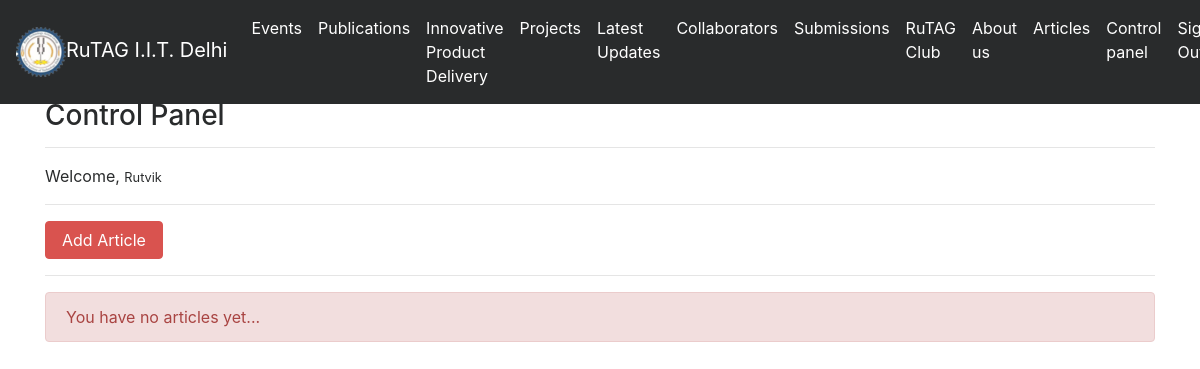
The page /articles/dashboard/ (signed in) on the database as committed earlier.
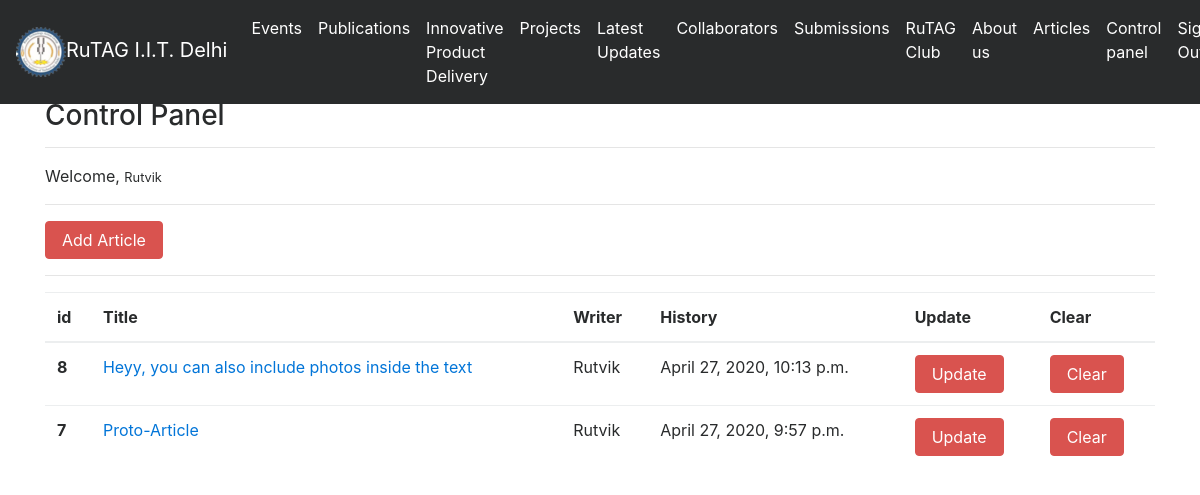
The same page on the database as committed later.
### article/models.py (models this page shows, shortened)
class Article(models.Model):
    author = models.ForeignKey("auth.User",on_delete = models.CASCADE,verbose_name = "Writer ")
    title = models.CharField(max_length = 50,verbose_name = "Title")
    content = RichTextField()
    created_date = models.DateTimeField(auto_now_add=True,verbose_name="Creation Date")
    article_image = models.FileField(blank = True,null = True,verbose_name="Add Photo to Article")
    class Meta:
        ordering = ['-created_date']

### article/views.py (the view)
# urls.py: path('dashboard/',views.dashboard,name = "dashboard"),
@login_required(login_url = "user:login")
def dashboard(request):
    articles = Article.objects.filter(author = request.user)
    context = {
        "articles":articles
    }
    return render(request,"dashboard.html",context)

### templates/dashboard.html
{% extends "layout.html" %}
{% block body %}
<h3>Control Panel</h3>
<hr>
<p>
    Welcome, <small>{{request.user.username}}</small>
</p>
<hr>
<a class = "btn btn-danger" href = "{% url 'article:addarticle' %}">Add Article </a>
<hr>
{% if articles %}
<table class="table">
        <thead>
          <tr>
            <th scope="col">id</th>
            <th scope="col">Title</th>
            <th scope="col">Writer</th>
            <th scope="col">History</th>
            <th scope="col">Update</th>
            <th scope="col">Clear</th>
          </tr>
        </thead>
        <tbody>
          {% for article in articles %}
          <tr>
            <th scope="row">{{article.id}}</th>
            <td><a href="{% url 'article:detail' article.id %}">{{article.title}}</a></td>
            <td>{{article.author.username}}</td>
            <td>{{article.created_date}}</td>
            <td><a href="{% url 'article:update' article.id %}" class = "btn btn-danger">Update</a></td>
            <td><a href="{% url 'article:delete' article.id %}" class = "btn btn-danger">Clear</a> </td>
          </tr>
          {% endfor %}
        </tbody>
      </table>
{% else %}
<div class = "alert alert-danger">
    You have no articles yet...
</div>
{% endif %}
{% endblock body %}

Rows that differ between the two databases and show on the page:
added Article: id "8", title "Heyy, you can also include photos inside the text", author.username "Rutvik", created_date "April 27, 2020, 10:13 p.m."
added Article: id "7", title "Proto-Article", author.username "Rutvik", created_date "April 27, 2020, 9:57 p.m."
Other text that changed with them:
text no longer shown: "You have no articles yet..."
text now shown: "id Title Writer History Update Clear"
